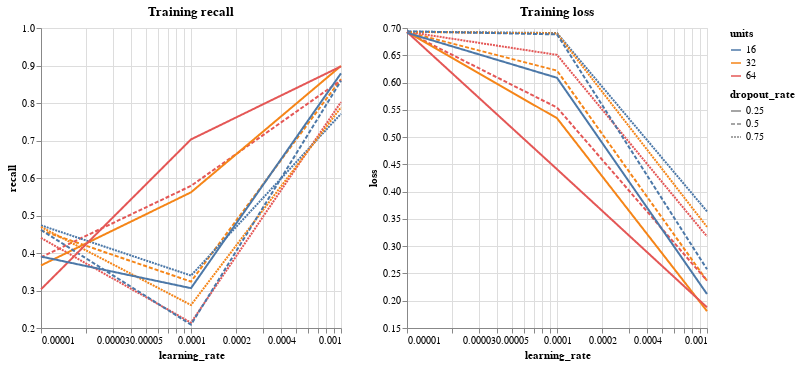
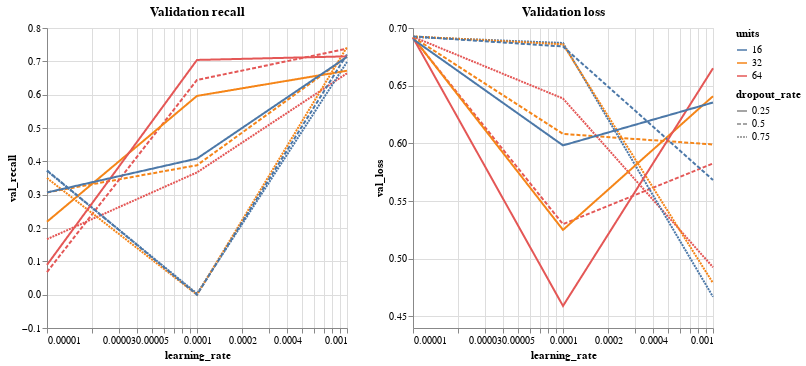

Notebook source saved alongside these figures, in order:
### Code cell
print(tuner_gru.get_best_hyperparameters(1)[0].values)
print_alt(hp_gru_df)

### Figure 1 — Vega-Lite specification as saved in the notebook (floating-point values rounded to 4 significant figures)
{"config": {"view": {"continuousWidth": 300, "continuousHeight": 300}}, "hconcat": [{"mark": {"type": "line"}, "encoding": {"color": {"field": "units", "scale": {"zero": false}, "type": "nominal"}, "strokeDash": {"field": "dropout_rate", "type": "quantitative"}, "x": {"field": "learning_rate", "scale": {"zero": false, "type": "log"}, "type": "quantitative"}, "y": {"field": "recall", "scale": {"zero": false, "padding": 1}, "type": "quantitative"}}, "title": "Training recall"}, {"mark": {"type": "line"}, "encoding": {"color": {"field": "units", "scale": {"zero": false}, "type": "nominal"}, "strokeDash": {"field": "dropout_rate", "type": "quantitative"}, "x": {"field": "learning_rate", "scale": {"zero": false, "type": "log"}, "type": "quantitative"}, "y": {"field": "loss", "scale": {"zero": false, "padding": 1}, "type": "quantitative"}}, "title": "Training loss"}], "data": {"name": "data-4f7d44eb65e0bc8e2acae8e0d2b10976"}, "$schema": "https://vega.github.io/schema/vega-lite/v5.17.0.json", "datasets": {"data-4f7d44eb65e0bc8e2acae8e0d2b10976": [{"units": 32, "dropout_rate": 0.5, "learning_rate": 0.001, "loss": 0.2366, "recall": 0.8638, "val_loss": 0.5991, "val_recall": 0.7134}, {"units": 64, "dropout_rate": 0.75, "learning_rate": 0.001, "loss": 0.3179, "recall": 0.8024, "val_loss": 0.4927, "val_recall": 0.6641}, {"units": 64, "dropout_rate": 0.5, "learning_rate": 0.001, "loss": 0.2367, "recall": 0.8608, "val_loss": 0.5826, "val_recall": 0.7381}, {"units": 16, "dropout_rate": 0.75, "learning_rate": 0.0001, "loss": 0.6908, "recall": 0.3398, "val_loss": 0.687, "val_recall": 0.003082}, {"units": 32, "dropout_rate": 0.75, "learning_rate": 0.001, "loss": 0.3354, "recall": 0.7883, "val_loss": 0.4789, "val_recall": 0.7427}, {"units": 32, "dropout_rate": 0.25, "learning_rate": 1e-05, "loss": 0.6927, "recall": 0.3669, "val_loss": 0.6919, "val_recall": 0.2188}, {"units": 16, "dropout_rate": 0.5, "learning_rate": 1e-05, "loss": 0.6939, "recall": 0.4615, "val_loss": 0.6927, "val_recall": 0.3729}, {"units": 64, "dropout_rate": 0.5, "learning_rate": 0.0001, "loss": 0.5542, "recall": 0.5789, "val_loss": 0.53, "val_recall": 0.6441}, {"units": 32, "dropout_rate": 0.25, "learning_rate": 0.0001, "loss": 0.5346, "recall": 0.5618, "val_loss": 0.525, "val_recall": 0.5963}, {"units": 64, "dropout_rate": 0.25, "learning_rate": 0.001, "loss": 0.1879, "recall": 0.8978, "val_loss": 0.6651, "val_recall": 0.7149}, {"units": 16, "dropout_rate": 0.5, "learning_rate": 0.001, "loss": 0.2577, "recall": 0.8593, "val_loss": 0.5682, "val_recall": 0.7211}, {"units": 16, "dropout_rate": 0.25, "learning_rate": 0.001, "loss": 0.2122, "recall": 0.8791, "val_loss": 0.6354, "val_recall": 0.7134}, {"units": 16, "dropout_rate": 0.25, "learning_rate": 0.0001, "loss": 0.6087, "recall": 0.3063, "val_loss": 0.5983, "val_recall": 0.4083}, {"units": 16, "dropout_rate": 0.75, "learning_rate": 1e-05, "loss": 0.6934, "recall": 0.4737, "val_loss": 0.6922, "val_recall": 0.3713}, {"units": 64, "dropout_rate": 0.5, "learning_rate": 1e-05, "loss": 0.6924, "recall": 0.3886, "val_loss": 0.6916, "val_recall": 0.0678}, {"units": 16, "dropout_rate": 0.5, "learning_rate": 0.0001, "loss": 0.6883, "recall": 0.209, "val_loss": 0.684, "val_recall": 0.0}, {"units": 64, "dropout_rate": 0.75, "learning_rate": 0.0001, "loss": 0.6507, "recall": 0.2143, "val_loss": 0.6389, "val_recall": 0.3667}, {"units": 64, "dropout_rate": 0.25, "learning_rate": 1e-05, "loss": 0.6927, "recall": 0.3032, "val_loss": 0.6916, "val_recall": 0.08937}, {"units": 32, "dropout_rate": 0.5, "learning_rate": 1e-05, "loss": 0.6929, "recall": 0.4603, "val_loss": 0.6921, "val_recall": 0.3066}, {"units": 64, "dropout_rate": 0.25, "learning_rate": 0.0001, "loss": 0.441, "recall": 0.7029, "val_loss": 0.4591, "val_recall": 0.7042}, {"units": 32, "dropout_rate": 0.25, "learning_rate": 0.001, "loss": 0.181, "recall": 0.8989, "val_loss": 0.6409, "val_recall": 0.6718}, {"units": 32, "dropout_rate": 0.5, "learning_rate": 0.0001, "loss": 0.6218, "recall": 0.3238, "val_loss": 0.6082, "val_recall": 0.3883}, {"units": 32, "dropout_rate": 0.75, "learning_rate": 1e-05, "loss": 0.6929, "recall": 0.4695, "val_loss": 0.6927, "val_recall": 0.3498}, {"units": 16, "dropout_rate": 0.25, "learning_rate": 1e-05, "loss": 0.6912, "recall": 0.3905, "val_loss": 0.6903, "val_recall": 0.3066}, {"units": 32, "dropout_rate": 0.75, "learning_rate": 0.0001, "loss": 0.69, "recall": 0.2613, "val_loss": 0.6858, "val_recall": 0.0}, {"units": 64, "dropout_rate": 0.75, "learning_rate": 1e-05, "loss": 0.6931, "recall": 0.4401, "val_loss": 0.6924, "val_recall": 0.1664}, {"units": 16, "dropout_rate": 0.75, "learning_rate": 0.001, "loss": 0.3639, "recall": 0.7712, "val_loss": 0.467, "val_recall": 0.698}]}}

### Figure 2 — Vega-Lite specification as saved in the notebook (floating-point values rounded to 4 significant figures)
{"config": {"view": {"continuousWidth": 300, "continuousHeight": 300}}, "hconcat": [{"mark": {"type": "line"}, "encoding": {"color": {"field": "units", "scale": {"zero": false}, "type": "nominal"}, "strokeDash": {"field": "dropout_rate", "type": "quantitative"}, "x": {"field": "learning_rate", "scale": {"zero": false, "type": "log"}, "type": "quantitative"}, "y": {"field": "val_recall", "scale": {"zero": false, "padding": 1}, "type": "quantitative"}}, "title": "Validation recall"}, {"mark": {"type": "line"}, "encoding": {"color": {"field": "units", "scale": {"zero": false}, "type": "nominal"}, "strokeDash": {"field": "dropout_rate", "type": "nominal"}, "x": {"field": "learning_rate", "scale": {"zero": false, "type": "log"}, "type": "quantitative"}, "y": {"field": "val_loss", "scale": {"zero": false, "padding": 1}, "type": "quantitative"}}, "title": "Validation loss"}], "data": {"name": "data-4f7d44eb65e0bc8e2acae8e0d2b10976"}, "$schema": "https://vega.github.io/schema/vega-lite/v5.17.0.json", "datasets": {"data-4f7d44eb65e0bc8e2acae8e0d2b10976": [{"units": 32, "dropout_rate": 0.5, "learning_rate": 0.001, "loss": 0.2366, "recall": 0.8638, "val_loss": 0.5991, "val_recall": 0.7134}, {"units": 64, "dropout_rate": 0.75, "learning_rate": 0.001, "loss": 0.3179, "recall": 0.8024, "val_loss": 0.4927, "val_recall": 0.6641}, {"units": 64, "dropout_rate": 0.5, "learning_rate": 0.001, "loss": 0.2367, "recall": 0.8608, "val_loss": 0.5826, "val_recall": 0.7381}, {"units": 16, "dropout_rate": 0.75, "learning_rate": 0.0001, "loss": 0.6908, "recall": 0.3398, "val_loss": 0.687, "val_recall": 0.003082}, {"units": 32, "dropout_rate": 0.75, "learning_rate": 0.001, "loss": 0.3354, "recall": 0.7883, "val_loss": 0.4789, "val_recall": 0.7427}, {"units": 32, "dropout_rate": 0.25, "learning_rate": 1e-05, "loss": 0.6927, "recall": 0.3669, "val_loss": 0.6919, "val_recall": 0.2188}, {"units": 16, "dropout_rate": 0.5, "learning_rate": 1e-05, "loss": 0.6939, "recall": 0.4615, "val_loss": 0.6927, "val_recall": 0.3729}, {"units": 64, "dropout_rate": 0.5, "learning_rate": 0.0001, "loss": 0.5542, "recall": 0.5789, "val_loss": 0.53, "val_recall": 0.6441}, {"units": 32, "dropout_rate": 0.25, "learning_rate": 0.0001, "loss": 0.5346, "recall": 0.5618, "val_loss": 0.525, "val_recall": 0.5963}, {"units": 64, "dropout_rate": 0.25, "learning_rate": 0.001, "loss": 0.1879, "recall": 0.8978, "val_loss": 0.6651, "val_recall": 0.7149}, {"units": 16, "dropout_rate": 0.5, "learning_rate": 0.001, "loss": 0.2577, "recall": 0.8593, "val_loss": 0.5682, "val_recall": 0.7211}, {"units": 16, "dropout_rate": 0.25, "learning_rate": 0.001, "loss": 0.2122, "recall": 0.8791, "val_loss": 0.6354, "val_recall": 0.7134}, {"units": 16, "dropout_rate": 0.25, "learning_rate": 0.0001, "loss": 0.6087, "recall": 0.3063, "val_loss": 0.5983, "val_recall": 0.4083}, {"units": 16, "dropout_rate": 0.75, "learning_rate": 1e-05, "loss": 0.6934, "recall": 0.4737, "val_loss": 0.6922, "val_recall": 0.3713}, {"units": 64, "dropout_rate": 0.5, "learning_rate": 1e-05, "loss": 0.6924, "recall": 0.3886, "val_loss": 0.6916, "val_recall": 0.0678}, {"units": 16, "dropout_rate": 0.5, "learning_rate": 0.0001, "loss": 0.6883, "recall": 0.209, "val_loss": 0.684, "val_recall": 0.0}, {"units": 64, "dropout_rate": 0.75, "learning_rate": 0.0001, "loss": 0.6507, "recall": 0.2143, "val_loss": 0.6389, "val_recall": 0.3667}, {"units": 64, "dropout_rate": 0.25, "learning_rate": 1e-05, "loss": 0.6927, "recall": 0.3032, "val_loss": 0.6916, "val_recall": 0.08937}, {"units": 32, "dropout_rate": 0.5, "learning_rate": 1e-05, "loss": 0.6929, "recall": 0.4603, "val_loss": 0.6921, "val_recall": 0.3066}, {"units": 64, "dropout_rate": 0.25, "learning_rate": 0.0001, "loss": 0.441, "recall": 0.7029, "val_loss": 0.4591, "val_recall": 0.7042}, {"units": 32, "dropout_rate": 0.25, "learning_rate": 0.001, "loss": 0.181, "recall": 0.8989, "val_loss": 0.6409, "val_recall": 0.6718}, {"units": 32, "dropout_rate": 0.5, "learning_rate": 0.0001, "loss": 0.6218, "recall": 0.3238, "val_loss": 0.6082, "val_recall": 0.3883}, {"units": 32, "dropout_rate": 0.75, "learning_rate": 1e-05, "loss": 0.6929, "recall": 0.4695, "val_loss": 0.6927, "val_recall": 0.3498}, {"units": 16, "dropout_rate": 0.25, "learning_rate": 1e-05, "loss": 0.6912, "recall": 0.3905, "val_loss": 0.6903, "val_recall": 0.3066}, {"units": 32, "dropout_rate": 0.75, "learning_rate": 0.0001, "loss": 0.69, "recall": 0.2613, "val_loss": 0.6858, "val_recall": 0.0}, {"units": 64, "dropout_rate": 0.75, "learning_rate": 1e-05, "loss": 0.6931, "recall": 0.4401, "val_loss": 0.6924, "val_recall": 0.1664}, {"units": 16, "dropout_rate": 0.75, "learning_rate": 0.001, "loss": 0.3639, "recall": 0.7712, "val_loss": 0.467, "val_recall": 0.698}]}}
